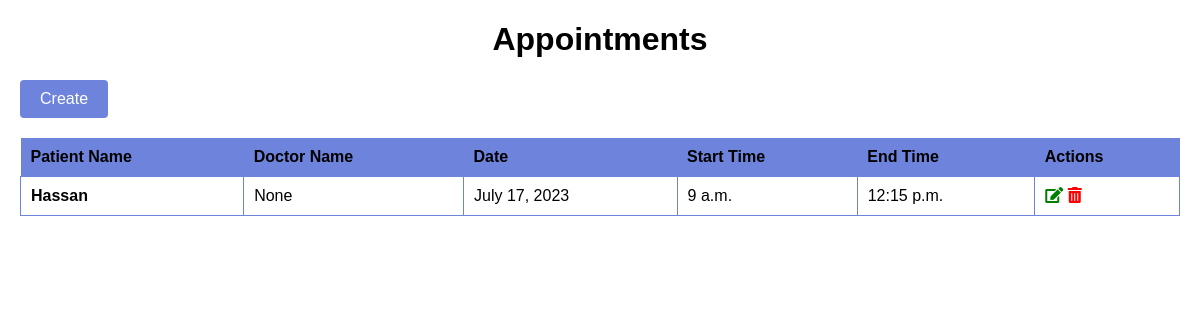
/appointment/, run on an earlier commit of the app's database.
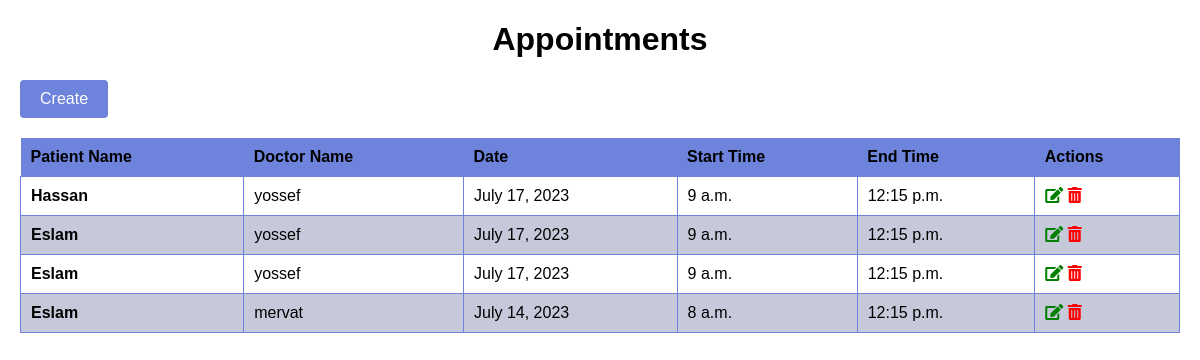
And on a later commit of the database.
### hospital_app/models.py (models this page shows, shortened)
class Appointment(models.Model):
    PatientID = models.ForeignKey(Patient, on_delete=models.SET_NULL, null= True)
    DoctorID  = models.ForeignKey(Doctor, on_delete=models.SET_NULL, null= True)
    AppointmentDate = models.DateField(default='yy-mm-dd')
    StartTime = models.TimeField(default='00:00:00')
    EndTime  = models.TimeField(default='00:00:00')

class Patient(models.Model):
    FirstName = models.CharField(max_length=100)
    LastName = models.CharField(max_length=100)
    DateOfBirth = models.DateField(default='yy-mm-dd')
    Gender = models.CharField(max_length=3,choices=[('F',"Female"),('M',"Male")],default='M')
    Address = models.TextField()
    ContactNumber = models.CharField(max_length=20)
    Email = models.EmailField()
    def __str__(self) -> str:
        return self.FirstName

class Doctor(models.Model):
    FirstName = models.CharField(max_length=100)
    LastName = models.CharField(max_length=100)
    Gender = models.CharField(max_length=3,choices=[('F',"Female"),('M',"Male")],default='M')
    Specialty = models.CharField( max_length=100,
        choices=[
            ('cardiology', 'Cardiology'),
            ('neurology', 'Neurology'),
            ('pediatrics', 'Pediatrics'),
            ('orthopedics', 'Orthopedics'),
            ('gynecology', 'Gynecology'),
            ('oncology', 'Oncology'),
            ('dermatology', 'Dermatology'),
        ])
    ContactNumber = models.CharField(max_length=20)
    Email = models.EmailField()
    Department = models.ForeignKey(Department, on_delete=models.SET_NULL, null=True)
    def __str__(self) -> str:
        return self.FirstName

### hospital_app/views.py (the view)
# urls.py: path('appointment/',appointment),
def appointment(request):
    data = Appointment.objects.all()
    return render(request, 'appointment.html', {'context':data})

### hospital_app/templates/appointment.html (shortened to what this page needs)
<!DOCTYPE html>
<html lang="en">
<head>
    <link rel="stylesheet" href="https://cdnjs.cloudflare.com/ajax/libs/font-awesome/5.15.3/css/all.min.css">
</head>
<body>
    <div class="appointment-list-container">
        <h1>Appointments</h1>
        <a href="create_appointment/" class="create-button">Create</a>
        <table>
            <thead>
                <tr>
                    <th>Patient Name</th>
                    <th>Doctor Name</th>
                    <th>Date</th>
                    <th>Start Time</th>
                    <th>End Time</th>
                    <th>Actions</th>
                </tr>
            </thead>
            <tbody>
                {% for appointment in context %}
                <tr>
                    <td>{{ appointment.PatientID }}</td>
                    <td>{{ appointment.DoctorID }}</td>
                    <td>{{ appointment.AppointmentDate }}</td>
                    <td>{{ appointment.StartTime }}</td>
                    <td>{{ appointment.EndTime }}</td>
                    <td>
                        <a href="{{appointment.id}}/edit_appointment/"><i class="fas fa-edit edit-icon"></i></a>
                        <a href="{{appointment.id}}/delete_appointment/"><i class="fas fa-trash-alt delete-icon"></i></a>
                    </td>
                </tr>
                {% endfor %}
            </tbody>
        </table>
    </div>
</body>
</html>

What changed in the data, as far as the page shows it:
changed Appointment "Hassan": DoctorID "None" → "yossef"
added Appointment: PatientID "Eslam", DoctorID "yossef", AppointmentDate "July 17, 2023", StartTime "9 a.m.", EndTime "12:15 p.m."
added Appointment: PatientID "Eslam", DoctorID "yossef", AppointmentDate "July 17, 2023", StartTime "9 a.m.", EndTime "12:15 p.m."
added Appointment: PatientID "Eslam", DoctorID "mervat", AppointmentDate "July 14, 2023", StartTime "8 a.m.", EndTime "12:15 p.m."
